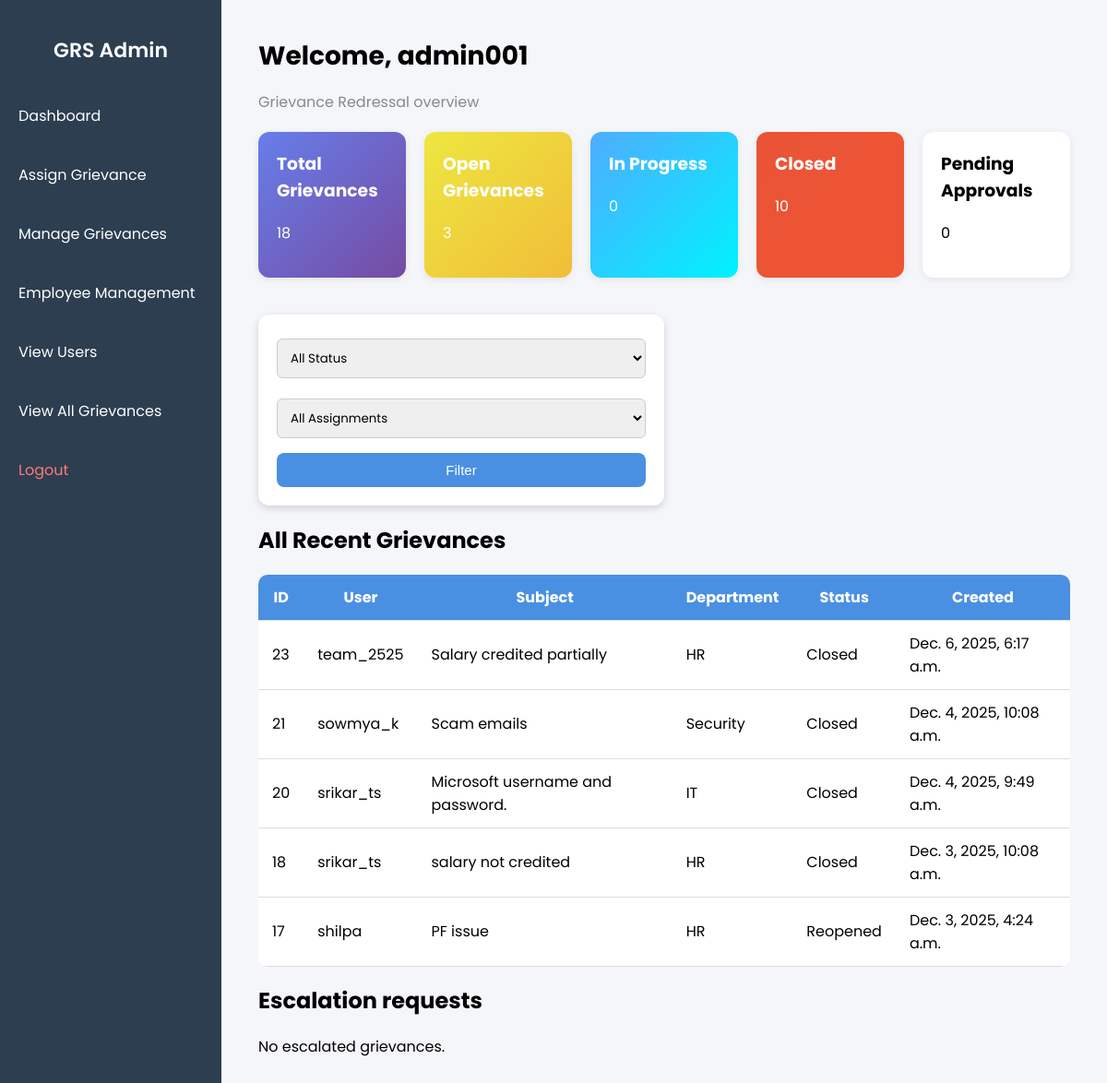
/cms/admin-dashboard/ (signed in), run on an earlier commit of the app's database.
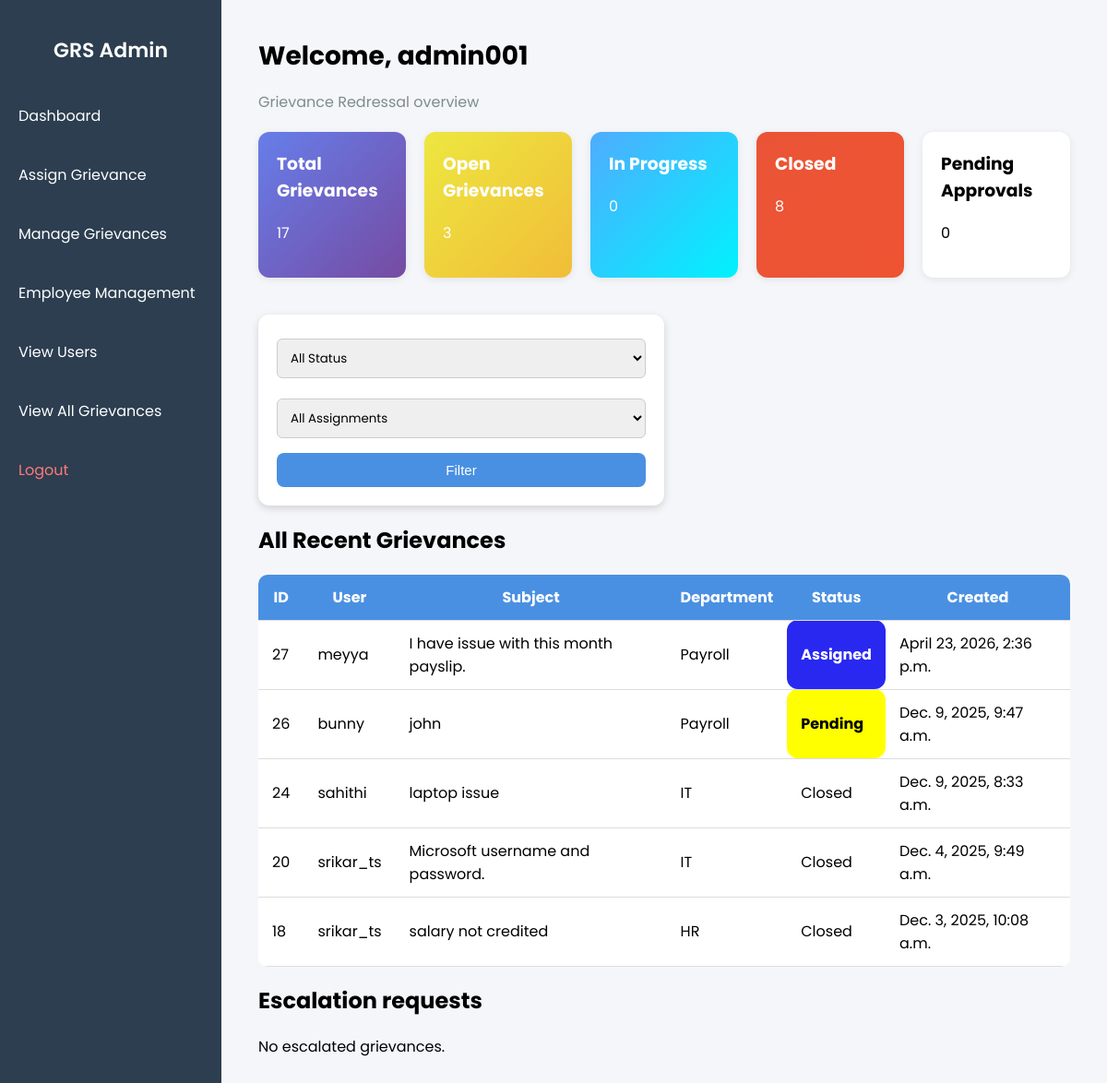
And on a later commit of the database.
### cms/models.py (models this page shows, shortened)
class Complaint(models.Model):
    complaint_id = models.AutoField(primary_key=True)
    user = models.ForeignKey(User, on_delete=models.CASCADE, related_name="complaints")  # customer
    category = models.ForeignKey(Category, on_delete=models.CASCADE, null=True, blank=True)
    department = models.CharField(max_length=100, null=True, blank=True)
    assigned_to = models.ForeignKey(
        User,
        on_delete=models.SET_NULL,
        null=True,
        blank=True,
        related_name="assigned_complaints"
    )
    subject = models.CharField(max_length=200)
    details = models.TextField()
    STATUS_CHOICES = [
        ("Pending", "Pending"),
        ("Assigned", "Assigned"),
        ("In Progress", "In Progress"),
        ("Resolved", "Resolved"),
        ("Resolved - Pending Approval", "Resolved - Pending Approval"),
        ("Closed", "Closed"),
        ("Reopened", "Reopened"),
        ("Escalated", "Escalated"),
    ]
    status = models.CharField(max_length=50, choices=STATUS_CHOICES, default="Pending")
    created_at = models.DateTimeField(auto_now_add=True)

### cms/views.py (the view)
# urls.py: path('admin-dashboard/', views.admin_dashboard, name='admin_dashboard'),
@admin_required
def admin_dashboard(request):
    status_filter = request.GET.get('status', '')
    assigned_filter = request.GET.get('assigned', '')
    current_time = timezone.now()
    breached_slas = SLA.objects.filter(deadline__lt=current_time, breached=False)
    for sla in breached_slas:
        sla.breached = True
        sla.save()
    all_complaints = Complaint.objects.all()
    total = all_complaints.count()
    open_count = all_complaints.filter(status="Pending").count()
    progress_count = all_complaints.filter(status="In Progress").count()
    closed_count = all_complaints.filter(status="Closed").count()
    pending_approvals_count = all_complaints.filter(status="Resolved - Pending Approval").count()
    complaints = Complaint.objects.all().select_related('user', 'assigned_to')
    if status_filter:
        complaints = complaints.filter(status=status_filter)
    if assigned_filter:
        if assigned_filter == 'assigned':
            complaints = complaints.filter(assigned_to__isnull=False)
        elif assigned_filter == 'unassigned':
            complaints = complaints.filter(assigned_to__isnull=True)
    recent = complaints.order_by('-created_at')[:5]
    escalated_grievances = Complaint.objects.filter(status="Escalated").select_related('user', 'assigned_to').order_by('-created_at')
    return render(request, 'admin/dashboard.html', {
        "total": total,
        "open_count": open_count,
        "progress_count": progress_count,
        "closed_count": closed_count,
        "pending_approvals_count": pending_approvals_count,
        "recent": recent,
        "escalated_grievances": escalated_grievances,
        "status_filter": status_filter,
        "assigned_filter": assigned_filter,
    })

### cms/views.py (called while the page is built)
def admin_required(view_func):
    return user_passes_test(lambda u: u.is_superuser)(view_func)

### cms/templates/admin/dashboard.html (shortened to what this page needs)
{% extends "base.html" %}
{% load static %}
{% block content %}
<div class="header">
    <h1>Welcome, {{ request.user.username }}</h1>
    <p>Grievance Redressal overview</p>
</div>
<div class="cards-row">
    <div class="card card-total">
        <h3>Total Grievances</h3>
        <p>{{ total }}</p>
    </div>
    <div class="card card-open">
        <h3>Open Grievances</h3>
        <p>{{ open_count }}</p>
    </div>
    <div class="card card-progress">
        <h3>In Progress</h3>
        <p>{{ progress_count }}</p>
    </div>
    <div class="card card-closed">
        <h3>Closed</h3>
        <p>{{ closed_count }}</p>
    </div>
    <div class="card card-pending-approvals">
        <h3>Pending Approvals</h3>
        <p>{{ pending_approvals_count }}</p>
    </div>
</div>
<div class="container-box">
    <form method="GET">
        <select name="status" class="form-input">
            <option value="">All Status</option>
        </select>
        <select name="assigned" class="form-input">
            <option value="">All Assignments</option>
        </select>
        <button type="submit" class="btn-primary">Filter</button>
    </form>
</div>
<div class="recent-section">
    <h2>All Recent Grievances</h2>
    <table class="complaints-table">
        <thead>
        <tr>
            <th>ID</th>
            <th>User</th>
            <th>Subject</th>
            <th>Department</th>
            <th>Status</th>
            <th>Created</th>
        </tr>
        </thead>
        <tbody>
        {% for c in recent %}
        <tr>
            <td>{{ c.complaint_id }}</td>
            <td>{{ c.user.username }}</td>
            <td>{{ c.subject }}</td>
            <td>{{ c.department }}</td>
            <td class="status-{{ c.status|lower|slugify }}">{{ c.status }}</td>
            <td>{{ c.created_at }}</td>
        </tr>
        {% empty %}
        <tr><td colspan="6">No Grievances found</td></tr>
        {% endfor %}
        </tbody>
    </table>
</div>
<div class="recent-section">
    <h2>Escalation requests</h2>
    {% if escalated_grievances %}
        <table class="complaints-table">
            <thead>
            <tr>
                <th>ID</th>
                <th>Subject</th>
                <th>User</th>
                <th>Department</th>
                <th>Status</th>
                <th>Created At</th>
                <th>Actions</th>
            </tr>
            </thead>
            <tbody>
            {% for complaint in escalated_grievances %}
            <tr>
                <td>{{ complaint.complaint_id }}</td>
                <td>{{ complaint.subject }}</td>
                <td>{{ complaint.user.username }}</td>
                <td>{{ complaint.department }}</td>
                <td class="status-{{ complaint.status|lower|slugify }}">{{ complaint.status }}</td>
                <td>{{ complaint.created_at|date:"M d, Y H:i" }}</td>
                <td>
                    <a href="{% url 'cms:escalate_grievance' %}" class="assign-btn">Escalate</a>
                </td>
            </tr>
            {% endfor %}
            </tbody>
        </table>
    {% else %}
        <p>No escalated grievances.</p>
    {% endif %}
</div>
{% endblock %}

What changed in the data, as far as the page shows it:
removed Complaint: complaint_id "23", user.username "team_2525", subject "Salary credited partially", department "HR", status "Closed", created_at "Dec. 6, 2025, 6:17 a.m."
removed Complaint: complaint_id "21", user.username "sowmya_k", subject "Scam emails", department "Security", status "Closed", created_at "Dec. 4, 2025, 10:08 a.m."
no longer on this page (row unchanged): Complaint: complaint_id "17", user.username "shilpa", subject "PF issue", department "HR", status "Reopened", created_at "Dec. 3, 2025, 4:24 a.m."
added Complaint: complaint_id "27", user.username "meyya", subject "I have issue with this month payslip.", department "Payroll", status "Assigned", created_at "April 23, 2026, 2:36 p.m."
added Complaint: complaint_id "26", user.username "bunny", subject "john", department "Payroll", status "Pending", created_at "Dec. 9, 2025, 9:47 a.m."
added Complaint: complaint_id "24", user.username "sahithi", subject "laptop issue", department "IT", status "Closed", created_at "Dec. 9, 2025, 8:33 a.m."
Also different on the page:
{{ total }}: "18" → "17"
{{ closed_count }}: "10" → "8"
